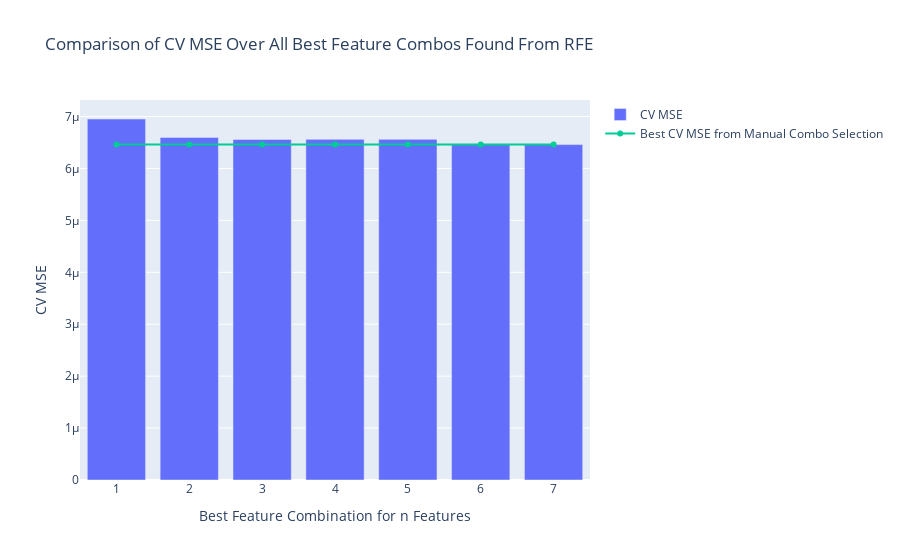

Write notebook code for a chart like this one.
### Markdown cell above
Another direction we were previously planning to explore was fitting a model with a combination of features that would lead to the best predictions on max per capita infection proportion in a county in the time period before 4/18/20. Below we continue with selection of a feature combo. We previously were hoping that creating an accurate model for predicting max per capita infection in a county prior to 4/18/20 could be scaled and used to predict eventual max per capita infection. We realized that predicting for the future could not be done accurately with our current knowledge as we would need disease reproduction rate information for that.

### Code cell
best_combos = {}

#Iteration through all possible combos 
i = 1
while i < len(copy):
    rfe = RFE(model, i)
    fit = rfe.fit(training_data, y)
    print("Num Features: %d" % fit.n_features_)
    print("Selected Features: ")
    feats = []
    for j in range(len(copy)):
        if fit.ranking_[j] == 1:
            feats.append(copy[j])
    best_combos[i] = feats
    print(feats)
    i += 1

#Calculating loss for the optimal feature combo for each number of features
losses = {}
for combo in best_combos.keys():
    feats = best_combos[combo]
    training_data = train[feats]
    cv_linear_error = crossValidateMSE(LinearRegression(), training_data, y)
    losses[combo] = cv_linear_error

#Plot comparison
fig = compareModels(losses, "CV MSE", {}, "")
fig.add_trace(go.Scatter(
    x=list(best_combos.keys()),
    y=[best_loss[1] for _ in list(losses.keys())],
    name="Best CV MSE from Manual Combo Selection"
))
fig.update_layout(
    title="Comparison of CV MSE Over All Best Feature Combos Found From RFE",
    xaxis_title="Best Feature Combination for n Features",
    yaxis_title="CV MSE")
fig.show()

### Figure 1 — Plotly figure (JSON) as saved in the notebook; plotly's stock layout.template omitted (floating-point values rounded to 4 significant figures)
{"data": [{"name": "CV MSE", "type": "bar", "x": [1, 2, 3, 4, 5, 6, 7], "y": [6.953e-06, 6.598e-06, 6.559e-06, 6.56e-06, 6.561e-06, 6.459e-06, 6.46e-06]}, {"name": "", "type": "bar", "x": [1, 2, 3, 4, 5, 6, 7], "y": []}, {"name": "Best CV MSE from Manual Combo Selection", "type": "scatter", "x": [1, 2, 3, 4, 5, 6, 7], "y": [6.462e-06, 6.462e-06, 6.462e-06, 6.462e-06, 6.462e-06, 6.462e-06, 6.462e-06]}], "layout": {"title": {"text": "Comparison of CV MSE Over All Best Feature Combos Found From RFE"}, "xaxis": {"title": {"text": "Best Feature Combination for n Features"}}, "yaxis": {"title": {"text": "CV MSE"}}}}
